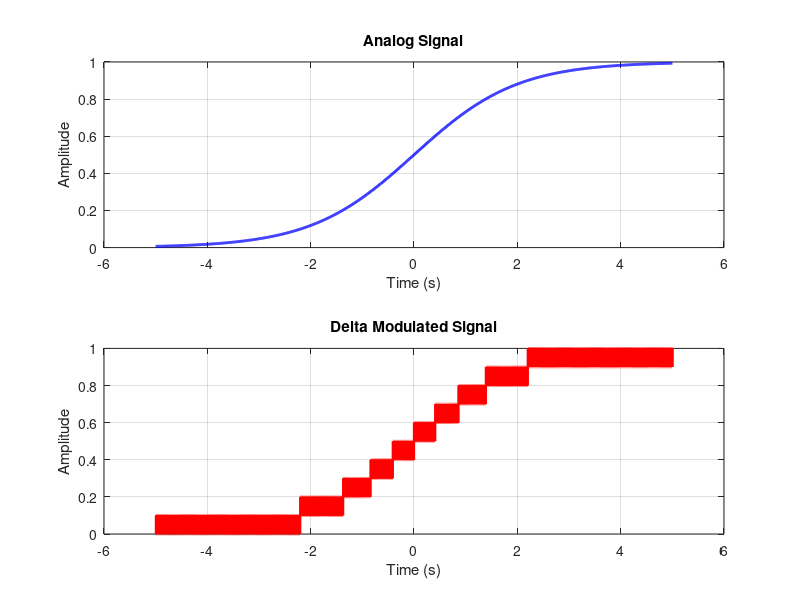

This figure's MATLAB source: (Note: this script raises an error after producing the figure.)
% Delta Modulation Example in Octave

% Define the continuous analog signal
t = linspace(-5, 5, 1000);  % Time vector from 0 to 1 second
% analog_signal = sin(2 * pi * 5 * t);  % A sinusoidal signal as an example
% Set parameters for the sigmoid signal
slope = 1;  % Slope of the sigmoid curve
center = 0;  % Center of the sigmoid curve

% Generate the sigmoid signal
analog_signal = 1 ./ (1 + exp(-slope * (t - center)));
%analog_signal = sin(2 * pi * 5 * t);
% Sampling parameters
fs = 100;  % Sampling frequency
Ts = 1/fs; % Sampling period

% Delta modulation parameters
delta = 0.1;  % Step size or quantization step

% Delta modulation encoding
n = length(t);
digital_signal = zeros(1, n);
for i = 2:n
    % Delta modulation encoding
    if analog_signal(i) >= digital_signal(i-1)
        digital_signal(i) = digital_signal(i-1) + delta;
    else
        digital_signal(i) = digital_signal(i-1) - delta;
    end
end

% Plot the results
figure;

subplot(2,1,1);
plot(t, analog_signal, 'b', 'LineWidth', 2);
title('Analog Signal');
xlabel('Time (s)');
ylabel('Amplitude');
grid on;

subplot(2,1,2);
stairs(t, digital_signal, 'r', 'LineWidth', 2);
title('Delta Modulated Signal');
xlabel('Time (s)');
ylabel('Amplitude');
grid on;

linkaxes;

% Display the encoded signal
disp('Encoded Digital Signal:');
disp(digital_signal);
